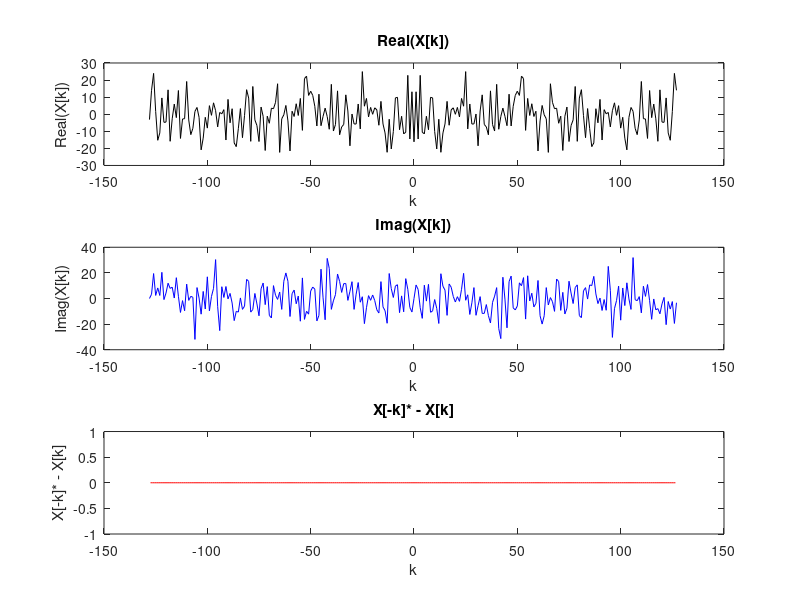
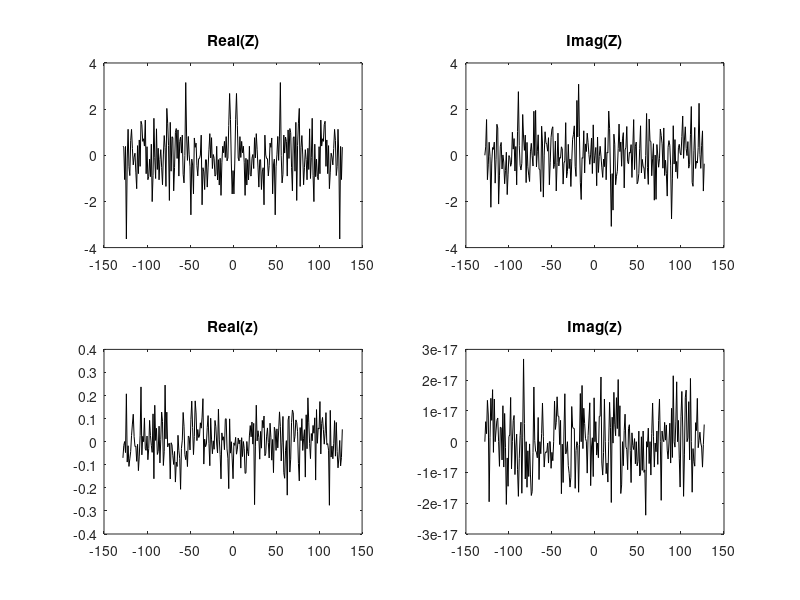

These charts were generated, in order, by the following MATLAB code:
% 1. generate random complex and show ifft of certina type is real
close all
x = randn(1,256);
X = fftshift(fft(x));
xx = conj(fliplr(X(2:end)))-X(2:end);
figure()
subplot(3,1,1)
plot(-length(X)/2:length(X)/2-1,real(X),'k-')
title('Real(X[k])')
xlabel('k')
ylabel('Real(X[k])')
subplot(3,1,2)
plot(-length(X)/2:length(X)/2-1,imag(X),'b-')
title('Imag(X[k])')
xlabel('k')
ylabel('Imag(X[k])')
subplot(3,1,3)
plot(-length(xx)/2:length(xx)/2-1,xx,'r-')
title('X[-k]* - X[k]')
xlabel('k')
ylabel('X[-k]* - X[k]')


Y = (randn(1,256)+1i*randn(1,256))/sqrt(2);
Z = Y+conj([Y(1) fliplr(Y(2:end))]);
z = ifft(Z);
figure()
subplot(2,2,1);
plot(-length(Z)/2:length(Z)/2-1,real(Z),'k-')
title('Real(Z)')
subplot(2,2,2);
plot(-length(Z)/2:length(Z)/2-1,imag(Z),'k-')
title('Imag(Z)')
subplot(2,2,3);
plot(-length(Z)/2:length(Z)/2-1,real(z),'k-')
title('Real(z)')
subplot(2,2,4);
plot(-length(Z)/2:length(Z)/2-1,imag(z),'k-')
title('Imag(z)')
